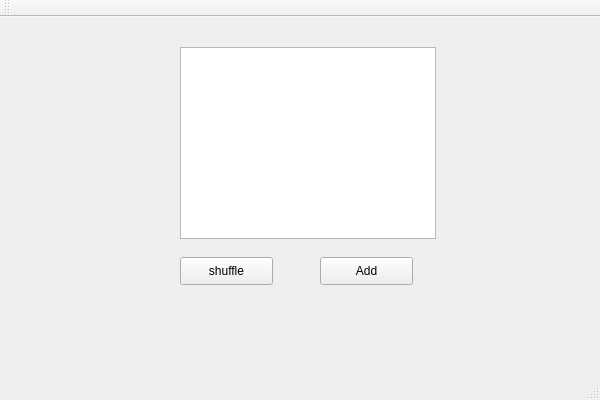
<?xml version="1.0" encoding="UTF-8"?>
<ui version="4.0">
 <class>List_QTClass</class>
 <widget class="QMainWindow" name="List_QTClass">
  <property name="geometry">
   <rect>
    <x>0</x>
    <y>0</y>
    <width>600</width>
    <height>400</height>
   </rect>
  </property>
  <property name="windowTitle">
   <string>List_QT</string>
  </property>
  <widget class="QWidget" name="centralWidget">
   <widget class="QListWidget" name="listWidget">
    <property name="geometry">
     <rect>
      <x>180</x>
      <y>30</y>
      <width>256</width>
      <height>192</height>
     </rect>
    </property>
   </widget>
   <widget class="QPushButton" name="shuffle_but">
    <property name="geometry">
     <rect>
      <x>180</x>
      <y>240</y>
      <width>93</width>
      <height>28</height>
     </rect>
    </property>
    <property name="text">
     <string>shuffle</string>
    </property>
   </widget>
   <widget class="QPushButton" name="Add_Main">
    <property name="geometry">
     <rect>
      <x>320</x>
      <y>240</y>
      <width>93</width>
      <height>28</height>
     </rect>
    </property>
    <property name="text">
     <string>Add</string>
    </property>
   </widget>
  </widget>
  <widget class="QMenuBar" name="menuBar">
   <property name="geometry">
    <rect>
     <x>0</x>
     <y>0</y>
     <width>600</width>
     <height>26</height>
    </rect>
   </property>
  </widget>
  <widget class="QToolBar" name="mainToolBar">
   <attribute name="toolBarArea">
    <enum>TopToolBarArea</enum>
   </attribute>
   <attribute name="toolBarBreak">
    <bool>false</bool>
   </attribute>
  </widget>
  <widget class="QStatusBar" name="statusBar"/>
 </widget>
 <layoutdefault spacing="6" margin="11"/>
 <resources>
  <include location="List_QT.qrc"/>
 </resources>
 <connections/>
</ui>
